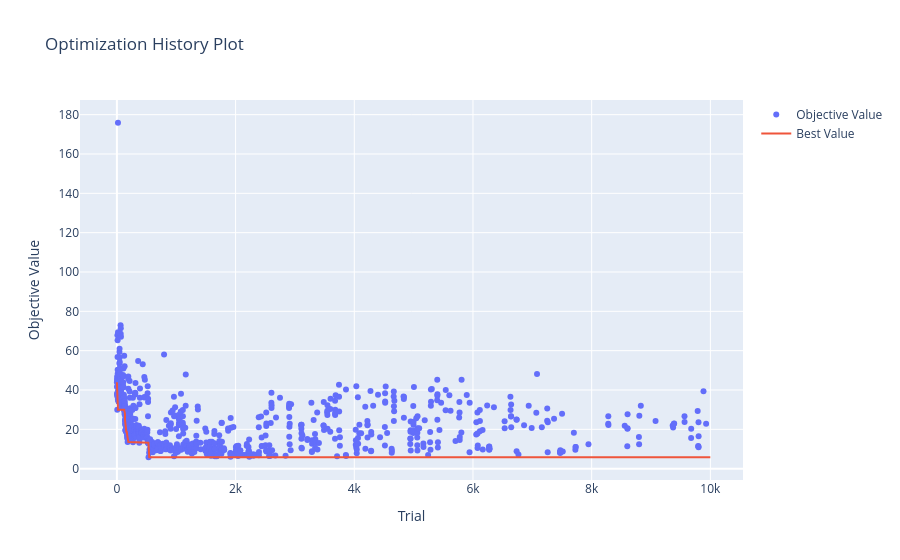
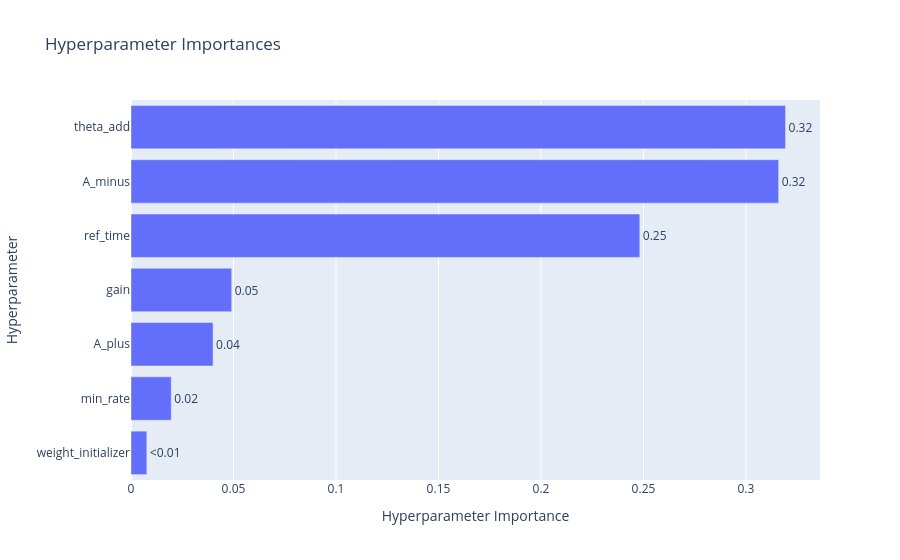
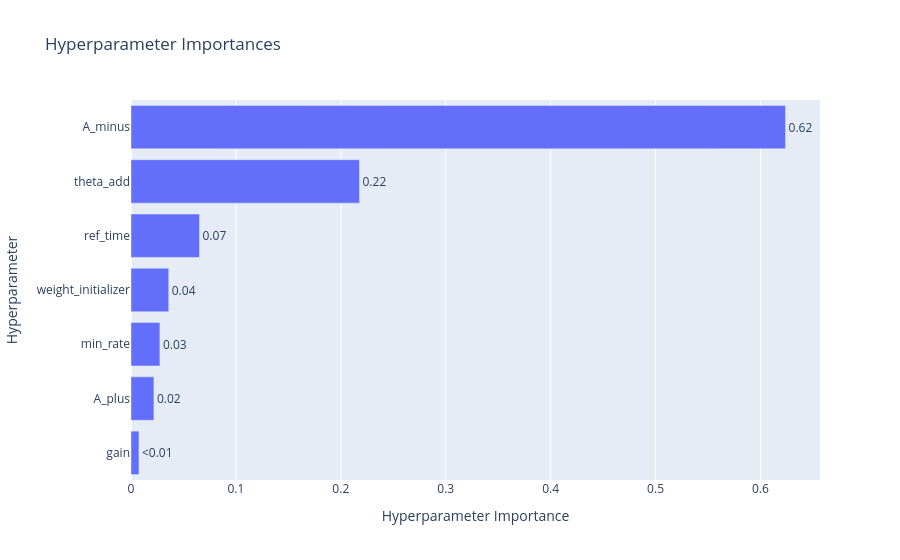

Notebook code for these charts, in order:
### Code cell
display(plot_optimization_history(STDP_classic_hpo.study_rate))
# display(plot_intermediate_values(STDP_classic_hpo.study_rate))
display(plot_param_importances(STDP_classic_hpo.study_rate))
optuna.visualization.plot_param_importances(
    STDP_classic_hpo.study_rate,
    target=lambda t: t.duration.total_seconds(),
    target_name="duration",
)

### Figure 1 — Plotly figure (JSON) as saved in the notebook; plotly's stock layout.template omitted (floating-point values rounded to 4 significant figures; data arrays with more than 128 entries replaced by an {"elided": "..."} marker saying what was removed)
{"data": [{"mode": "markers", "name": "Objective Value", "type": "scatter", "x": {"elided": "823 int values"}, "y": {"elided": "823 float values"}}, {"mode": "lines", "name": "Best Value", "type": "scatter", "x": {"elided": "10000 int values"}, "y": {"elided": "10000 float values"}}, {"marker": {"color": "#cccccc"}, "mode": "markers", "name": "Infeasible Trial", "showlegend": false, "type": "scatter", "x": [], "y": []}], "layout": {"title": {"text": "Optimization History Plot"}, "xaxis": {"title": {"text": "Trial"}}, "yaxis": {"title": {"text": "Objective Value"}}}}

### Figure 2 — Plotly figure (JSON) as saved in the notebook; plotly's stock layout.template omitted (floating-point values rounded to 4 significant figures)
{"data": [{"cliponaxis": false, "hovertemplate": ["weight_initializer (CategoricalDistribution): 0.007729735949351072<extra></extra>", "min_rate (FloatDistribution): 0.019630957848303116<extra></extra>", "A_plus (FloatDistribution): 0.04003980780843594<extra></extra>", "gain (FloatDistribution): 0.04912144397056944<extra></extra>", "ref_time (IntDistribution): 0.24821404743132114<extra></extra>", "A_minus (FloatDistribution): 0.3159507406613247<extra></extra>", "theta_add (FloatDistribution): 0.3193132663306945<extra></extra>"], "name": "Objective Value", "orientation": "h", "text": ["<0.01", "0.02", "0.04", "0.05", "0.25", "0.32", "0.32"], "textposition": "outside", "type": "bar", "x": [0.00773, 0.01963, 0.04004, 0.04912, 0.2482, 0.316, 0.3193], "y": ["weight_initializer", "min_rate", "A_plus", "gain", "ref_time", "A_minus", "theta_add"]}], "layout": {"title": {"text": "Hyperparameter Importances"}, "xaxis": {"title": {"text": "Hyperparameter Importance"}}, "yaxis": {"title": {"text": "Hyperparameter"}}}}

### Figure 3 — Plotly figure (JSON) as saved in the notebook; plotly's stock layout.template omitted (floating-point values rounded to 4 significant figures)
{"data": [{"cliponaxis": false, "hovertemplate": ["gain (FloatDistribution): 0.007575555696743247<extra></extra>", "A_plus (FloatDistribution): 0.021851736497478357<extra></extra>", "min_rate (FloatDistribution): 0.027537898864825744<extra></extra>", "weight_initializer (CategoricalDistribution): 0.03598821879287616<extra></extra>", "ref_time (IntDistribution): 0.06530629063869232<extra></extra>", "theta_add (FloatDistribution): 0.2178018375037372<extra></extra>", "A_minus (FloatDistribution): 0.623938462005647<extra></extra>"], "name": "duration", "orientation": "h", "text": ["<0.01", "0.02", "0.03", "0.04", "0.07", "0.22", "0.62"], "textposition": "outside", "type": "bar", "x": [0.007576, 0.02185, 0.02754, 0.03599, 0.06531, 0.2178, 0.6239], "y": ["gain", "A_plus", "min_rate", "weight_initializer", "ref_time", "theta_add", "A_minus"]}], "layout": {"title": {"text": "Hyperparameter Importances"}, "xaxis": {"title": {"text": "Hyperparameter Importance"}}, "yaxis": {"title": {"text": "Hyperparameter"}}}}
